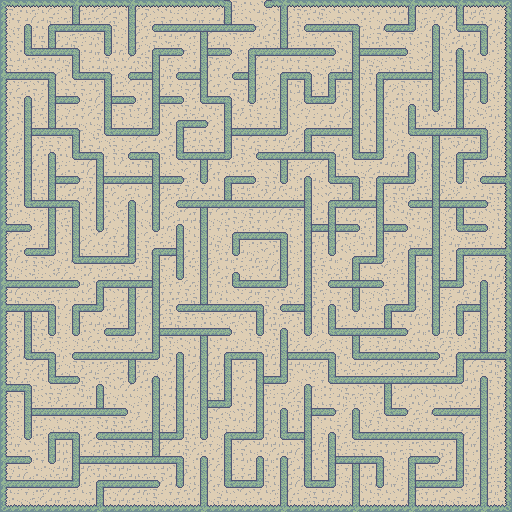

A 2D game scene composited from a Tiled map and its tileset images. What follows is a short description and the map's XML, with each tile layer's data collapsed to a summary:
An orthogonal 64x64 tile map with 8x8 px tiles, 1 tile layer (Tile Layer 1).

<map version="1.10" tiledversion="1.11.0" orientation="orthogonal" renderorder="right-down" width="64" height="64" tilewidth="8" tileheight="8" infinite="0" nextlayerid="2" nextobjectid="1">
 <tileset firstgid="1" source="mazeBackground.tsx" />
 <layer id="1" name="Tile Layer 1" width="64" height="64">
  <data>[4096 cells, 4096 non-empty, 32 distinct tile ids]</data>
 </layer>
</map>